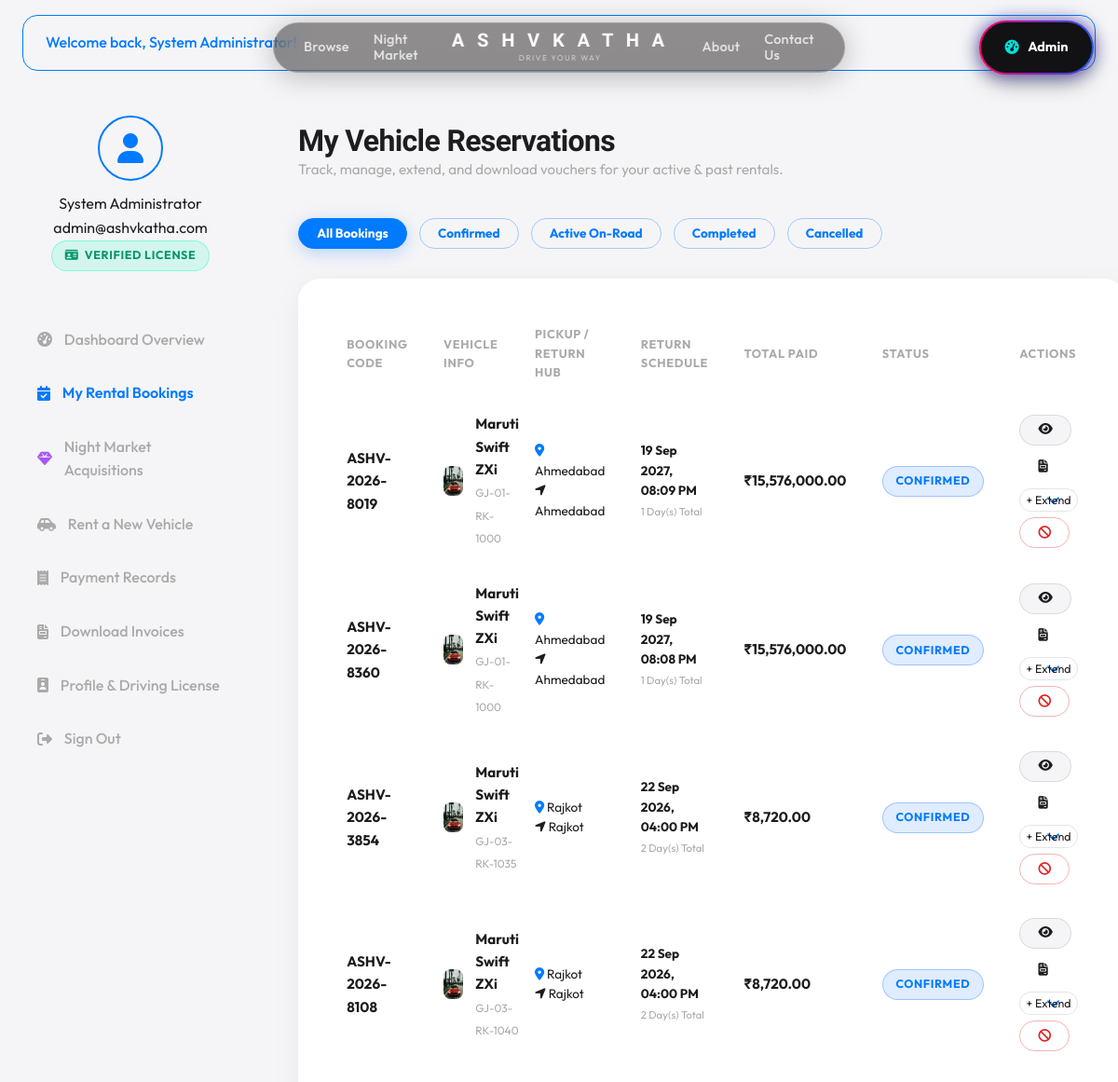
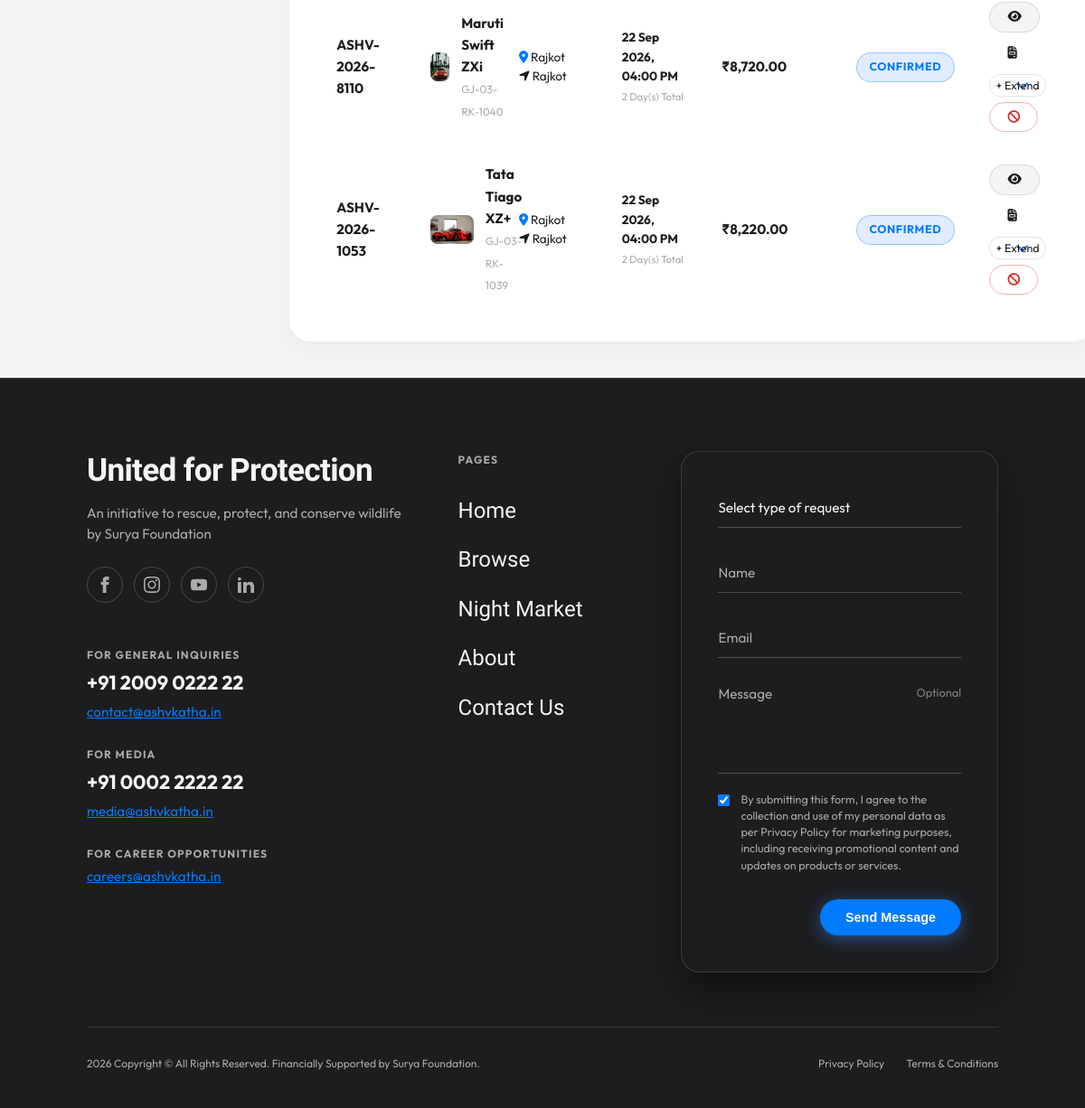
The app's page /customer/bookings.php (signed in) with its own data (2 pictures, top to bottom).
### tables this page shows
CREATE TABLE `bookings` (
  `id` int(11) NOT NULL AUTO_INCREMENT,
  `booking_code` varchar(20) NOT NULL,
  `user_id` int(11) NOT NULL,
  `vehicle_id` int(11) NOT NULL,
  `pickup_location_id` int(11) NOT NULL,
  `dropoff_location_id` int(11) NOT NULL,
  `delivery_method` varchar(100) DEFAULT 'Hub Self-Pickup',
  `delivery_address` varchar(255) DEFAULT NULL,
  `pickup_datetime` datetime NOT NULL,
  `return_datetime` datetime NOT NULL,
  `total_days` int(11) NOT NULL,
  `base_amount` decimal(10,2) NOT NULL,
  `extra_charges` decimal(10,2) NOT NULL DEFAULT 0.00,
  `discount_amount` decimal(10,2) NOT NULL DEFAULT 0.00,
  `tax_amount` decimal(10,2) NOT NULL DEFAULT 0.00,
  `deposit_amount` decimal(10,2) NOT NULL DEFAULT 0.00,
  `total_amount` decimal(10,2) NOT NULL,
  `status` enum('pending','confirmed','active','completed','cancelled') NOT NULL DEFAULT 'confirmed',
  `created_at` timestamp NOT NULL DEFAULT current_timestamp(),
  PRIMARY KEY (`id`),
  UNIQUE KEY `booking_code` (`booking_code`),
  KEY `user_id` (`user_id`),
  KEY `vehicle_id` (`vehicle_id`),
  KEY `pickup_location_id` (`pickup_location_id`),
  KEY `dropoff_location_id` (`dropoff_location_id`),
  CONSTRAINT `bookings_ibfk_1` FOREIGN KEY (`user_id`) REFERENCES `users` (`id`) ON DELETE CASCADE,
  CONSTRAINT `bookings_ibfk_2` FOREIGN KEY (`vehicle_id`) REFERENCES `vehicles` (`id`) ON DELETE CASCADE,
  CONSTRAINT `bookings_ibfk_3` FOREIGN KEY (`pickup_location_id`) REFERENCES `locations` (`id`) ON DELETE CASCADE,
  CONSTRAINT `bookings_ibfk_4` FOREIGN KEY (`dropoff_location_id`) REFERENCES `locations` (`id`) ON DELETE CASCADE
);

CREATE TABLE `vehicles` (
  `id` int(11) NOT NULL AUTO_INCREMENT,
  `category_id` int(11) NOT NULL,
  `location_id` int(11) NOT NULL,
  `brand` varchar(50) NOT NULL,
  `model` varchar(50) NOT NULL,
  `year` int(11) NOT NULL,
  `reg_number` varchar(30) NOT NULL,
  `fuel_type` enum('Petrol','Diesel','Electric','Hybrid') NOT NULL,
  `transmission` enum('Automatic','Manual') NOT NULL,
  `seating_capacity` int(11) NOT NULL,
  `daily_rate` decimal(10,2) NOT NULL,
  `hourly_rate` decimal(10,2) NOT NULL,
  `deposit_amount` decimal(10,2) NOT NULL,
  `status` enum('available','reserved','rented','returned','maintenance') NOT NULL DEFAULT 'available',
  `insurance_expiry` date DEFAULT '2026-12-31',
  `puc_expiry` date DEFAULT '2026-12-31',
  `image_url` varchar(255) NOT NULL,
  `mileage` varchar(50) NOT NULL,
  `description` text NOT NULL,
  `features` text NOT NULL,
  PRIMARY KEY (`id`),
  UNIQUE KEY `reg_number` (`reg_number`),
  KEY `category_id` (`category_id`),
  KEY `location_id` (`location_id`),
  CONSTRAINT `vehicles_ibfk_1` FOREIGN KEY (`category_id`) REFERENCES `vehicle_categories` (`id`) ON DELETE CASCADE,
  CONSTRAINT `vehicles_ibfk_2` FOREIGN KEY (`location_id`) REFERENCES `locations` (`id`) ON DELETE CASCADE
);

CREATE TABLE `locations` (
  `id` int(11) NOT NULL AUTO_INCREMENT,
  `city_name` varchar(50) NOT NULL,
  `location_address` varchar(255) NOT NULL,
  `contact_phone` varchar(20) NOT NULL,
  `status` enum('active','inactive') NOT NULL DEFAULT 'active',
  PRIMARY KEY (`id`)
);

### customer/bookings.php (the view, shortened to what this page needs)
<?php
require_once __DIR__ . '/../includes/functions.php';
$user = get_logged_user();
$db = get_db_connection();
$status_filter = isset($_GET['status']) ? sanitize($_GET['status']) : '';
$sql = "
    SELECT b.*, v.brand, v.model, v.image_url, v.reg_number, l1.city_name as pickup_city, l2.city_name as dropoff_city
    FROM bookings b
    JOIN vehicles v ON b.vehicle_id = v.id
    JOIN locations l1 ON b.pickup_location_id = l1.id
    JOIN locations l2 ON b.dropoff_location_id = l2.id
    WHERE b.user_id = ?
";
$params = [$user['id']];
$sql .= " ORDER BY b.created_at DESC";
$stmt = $db->prepare($sql);
$stmt->execute($params);
$bookings = $stmt->fetchAll();
include __DIR__ . '/../includes/header.php';
include __DIR__ . '/../includes/navbar.php';
?>
<div class="dashboard-layout">
  <?php include __DIR__ . '/../includes/customer-sidebar.php'; ?>
  <main class="dashboard-content">
    <div class="dashboard-header">
      <div>
        <h1 class="dashboard-title">My Vehicle Reservations</h1>
        <p class="dashboard-subtitle">Track, manage, extend, and download vouchers for your active & past rentals.</p>
      </div>
    </div>
    <div style="margin-bottom: 2rem; display: flex; gap: 0.8rem; flex-wrap: wrap;">
      <a href="<?php echo url('/customer/bookings.php'); ?>" class="btn <?php echo empty($status_filter) ? 'btn-primary' : 'btn-outline'; ?> btn-sm">All Bookings</a>
      <a href="<?php echo url('/customer/bookings.php?status=confirmed'); ?>" class="btn <?php echo ($status_filter == 'confirmed') ? 'btn-primary' : 'btn-outline'; ?> btn-sm">Confirmed</a>
      <a href="<?php echo url('/customer/bookings.php?status=active'); ?>" class="btn <?php echo ($status_filter == 'active') ? 'btn-primary' : 'btn-outline'; ?> btn-sm">Active On-Road</a>
      <a href="<?php echo url('/customer/bookings.php?status=completed'); ?>" class="btn <?php echo ($status_filter == 'completed') ? 'btn-primary' : 'btn-outline'; ?> btn-sm">Completed</a>
      <a href="<?php echo url('/customer/bookings.php?status=cancelled'); ?>" class="btn <?php echo ($status_filter == 'cancelled') ? 'btn-primary' : 'btn-outline'; ?> btn-sm">Cancelled</a>
    </div>
    <div class="card">
      <?php if (empty($bookings)): ?>
        <div class="text-center" style="padding: 3rem 0;">
          <i class="fa-solid fa-calendar-xmark" style="font-size: 3rem; color: var(--text-muted); margin-bottom: 1rem;"></i>
          <h3>No Bookings Found</h3>
          <p style="color: var(--text-muted); margin-bottom: 1.5rem;">You currently have no reservations matching this filter.</p>
          <a href="<?php echo url('/vehicles.php'); ?>" class="btn btn-primary"><i class="fa-solid fa-car"></i> Reserve a Vehicle</a>
        </div>
      <?php else: ?>
        <div class="table-responsive">
          <table class="data-table">
            <thead>
              <tr>
                <th>Booking Code</th>
                <th>Vehicle Info</th>
                <th>Pickup / Return Hub</th>
                <th>Return Schedule</th>
                <th>Total Paid</th>
                <th>Status</th>
                <th>Actions</th>
              </tr>
            </thead>
            <tbody>
              <?php foreach ($bookings as $b): ?>
                <tr>
                  <td><strong><?php echo htmlspecialchars($b['booking_code']); ?></strong></td>
                  <td>
                    <div style="display: flex; align-items: center; gap: 0.8rem;">
                      <img src="<?php echo htmlspecialchars($b['image_url']); ?>" alt="Car" style="width: 50px; height: 32px; object-fit: cover; border-radius: var(--radius-sm);">
                      <div>
                        <div style="font-weight: 700;"><?php echo htmlspecialchars($b['brand'] . ' ' . $b['model']); ?></div>
                        <span style="font-size: 0.75rem; color: var(--text-muted);"><?php echo htmlspecialchars($b['reg_number']); ?></span>
                      </div>
                    </div>
                  </td>
                  <td>
                    <div style="font-size: 0.85rem;">
                      <i class="fa-solid fa-location-dot" style="color: var(--primary);"></i> <?php echo htmlspecialchars($b['pickup_city']); ?><br>
                      <i class="fa-solid fa-location-arrow" style="color: var(--info);"></i> <?php echo htmlspecialchars($b['dropoff_city']); ?>
                    </div>
                  </td>
                  <td>
                    <div style="font-size: 0.85rem;">
                      <strong><?php echo date('d M Y, h:i A', strtotime($b['return_datetime'])); ?></strong><br>
                      <small style="color: var(--text-muted);"><?php echo $b['total_days']; ?> Day(s) Total</small>
                    </div>
                  </td>
                  <td><strong><?php echo format_currency($b['total_amount']); ?></strong></td>
                  <td><?php echo get_status_badge($b['status']); ?></td>
                  <td>
                    <div style="display: flex; gap: 0.4rem; flex-wrap: wrap;">
                      <a href="<?php echo url('/customer/booking-details.php?id=' . $b['id']); ?>" class="btn btn-secondary btn-sm" title="View Voucher"><i class="fa-solid fa-eye"></i></a>
                      <a href="<?php echo url('/customer/invoices.php?id=' . $b['id']); ?>" class="btn btn-outline-sm btn-sm" title="Invoice"><i class="fa-solid fa-file-invoice"></i></a>
                      <?php if (in_array($b['status'], ['confirmed', 'active'])): ?>
                        <form action="<?php echo url('/customer/bookings.php'); ?>" method="POST" style="display: inline;">
                          <select name="extra_days" onchange="if(confirm('Extend rental by ' + this.value + ' day(s)?')) this.form.submit();" class="form-control" style="padding: 0.25rem 0.4rem; font-size: 0.78rem; width: auto; display: inline-block;">
                            <option value="">+ Extend</option>
                          </select>
                        </form>
                        <form action="<?php echo url('/customer/bookings.php'); ?>" method="POST" onsubmit="return confirm('Are you sure you want to cancel this booking?');" style="display: inline;">
                          <button type="submit" class="btn btn-danger-outline btn-sm" title="Cancel Booking"><i class="fa-solid fa-ban"></i></button>
                        </form>
                      <?php endif; ?>
                    </div>
                  </td>
                </tr>
              <?php endforeach; ?>
            </tbody>
          </table>
        </div>
      <?php endif; ?>
    </div>
  </main>
</div>
<?php include __DIR__ . '/../includes/footer.php'; ?>

### includes/functions.php (shortened to what this page needs)
<?php
function url($path = '') {
    $path = '/' . ltrim($path, '/');
    return BASE_URL . $path;
}
function format_currency($amount) {
    return '₹' . number_format((float)$amount, 2, '.', ',');
}
function get_status_badge($status) {
    $status = strtolower(trim($status));
    $badge_class = 'badge-secondary';
    $label = ucfirst($status);
    switch ($status) {
        case 'rented':
        case 'reserved':
        case 'confirmed':
        case 'in_progress':
            $badge_class = 'badge-info';
            break;
    }
    return "<span class=\"badge {$badge_class}\">" . htmlspecialchars($label) . "</span>";
}
function display_flash_messages() {
    $types = ['success', 'error', 'info', 'warning'];
    $html = '';
    foreach ($types as $type) {
        $key = 'flash_' . $type;
        if (isset($_SESSION[$key]) && !empty($_SESSION[$key])) {
            $msg = htmlspecialchars($_SESSION[$key]);
            $html .= "<div class=\"alert alert-{$type}\">{$msg}</div>";
        }
    }
    return $html;
}

### assets/css/global.css (style rules this page uses)
:root { --primary: #007aff; --primary-glow: #3B82F680; --bg-light: #f5f5f7; --bg-dark: #1d1d1f; --bg-surface: #ffffff; --bg-card: rgba(255, 255, 255, 0.95); --bg-card-hover: #ffffff; --text-dark: #1d1d1f; --text-gray: #6e6e73; --text-muted: #aaaaaa; --text-light: #f5f5f7; --border-color: #aaaaaa; --border-light: rgba(170, 170, 170, 0.35); --border-glow: #3B82F680; --chocolate-brown: #1d1d1f; --coffeebrown: #1d1d1f; --forestgreen: #1d1d1f; --accent-green: #007aff; --border-green: rgba(0, 122, 255, 0.25); --lightyellow: #f5f5f7; --pure-black: #1d1d1f; --pure-white: #ffffff; --bg-whitesmoke: #f5f5f7; --bg-silver: #e5e5ea; --scrollbar-track: #000000; --scrollbar-thumb: #000000; --font-title: "Schibsted Grotesk", -apple-system, BlinkMacSystemFont, sans-serif; --font-body: "Outfit", -apple-system, BlinkMacSystemFont, sans-serif; --font-main: "Outfit", -apple-system, BlinkMacSystemFont, sans-serif; --radius-sm: 8px; --radius-md: 16px; --radius-lg: 24px; --radius-full: 9999px; --shadow-sm: 0 4px 16px rgba(0, 0, 0, 0.04); --shadow-lg: 0 16px 40px rgba(0, 0, 0, 0.08); --transition: none; }
*, *::before, *::after { box-sizing: border-box; margin: 0; padding: 0; }
html { font-size: 16px; scroll-behavior: auto !important; scrollbar-color: #000000 #000000 !important; scrollbar-width: thin !important; overflow-y: scroll !important; margin: 0 !important; padding: 0 !important; width: 100% !important; max-width: 100vw !important; }
body { margin: 0 !important; padding: 0 !important; width: 100% !important; max-width: 100vw !important; font-family: var(--font-body); background-color: var(--bg-light); color: var(--text-dark); line-height: 1.6; overflow-x: hidden; min-height: 100vh; display: flex; flex-direction: column; -webkit-font-smoothing: antialiased; }
a { color: inherit; text-decoration: none; transition: none; }
img { max-width: 100%; height: auto; display: block; }
h1, h2, h3, h4, h5, h6 { font-family: var(--font-title); font-weight: 800; line-height: 1.2; color: var(--text-dark); letter-spacing: -0.02em; }
.card, .glass-card { background: var(--bg-card); backdrop-filter: blur(12px); -webkit-backdrop-filter: blur(12px); border: 1px solid rgba(255, 255, 255, 0.6); border-radius: var(--radius-lg); padding: 2rem; box-shadow: 0 8px 32px rgba(0, 0, 0, 0.05); }
.btn { display: inline-flex; align-items: center; justify-content: center; gap: 0.5rem; padding: 0.85rem 1.8rem; font-family: var(--font-body); font-size: 0.95rem; font-weight: 700; line-height: 1; border-radius: var(--radius-full); border: 1px solid transparent; cursor: pointer; white-space: nowrap; text-decoration: none !important; outline: none !important; box-sizing: border-box; vertical-align: middle; transform: none !important; transition: background-color 0.15s ease, border-color 0.15s ease, box-shadow 0.15s ease, color 0.15s ease; }
.btn-primary { background-color: var(--primary); border-color: var(--primary); color: #ffffff; box-shadow: 0 4px 18px rgba(0, 102, 255, 0.25); }
.btn-secondary { background-color: var(--bg-whitesmoke); color: var(--text-dark); border: 1px solid rgba(170, 170, 170, 0.35); }
.btn-outline { background: transparent; color: var(--primary); border-color: rgba(0, 122, 255, 0.35); }
.btn-danger-outline { background: transparent; color: #dc2626; border: 1px solid rgba(220, 38, 38, 0.35); }
.btn-sm { padding: 0.55rem 1.2rem; font-size: 0.85rem; }
.badge { display: inline-flex; align-items: center; gap: 0.4rem; padding: 0.35rem 0.85rem; font-size: 0.78rem; font-weight: 700; border-radius: var(--radius-full); text-transform: uppercase; letter-spacing: 0.05em; }
.badge-info { background-color: rgba(0, 102, 255, 0.12); color: var(--primary); border: 1px solid rgba(0, 102, 255, 0.3); }
.alert { padding: 1rem 1.5rem; border-radius: var(--radius-md); margin: 1rem 1.5rem; font-weight: 500; display: flex; align-items: center; justify-content: space-between; }
.alert-success { background-color: var(--success-bg); color: var(--accent-green); border: 1px solid var(--accent-green); }

### records on screen
bookings: booking_code "ASHV-2026-8019", vehicle.image_url (picture), vehicle.model "Maruti Swift ZXi", vehicle.reg_number "GJ-01-RK-1000", pickup_location.city_name "Ahmedabad", return_datetime "19 Sep 2027, 08:09 PM", total_days "1", total_amount "₹15,576,000.00", status "CONFIRMED"
bookings: booking_code "ASHV-2026-8360", vehicle.image_url (picture), vehicle.model "Maruti Swift ZXi", vehicle.reg_number "GJ-01-RK-1000", pickup_location.city_name "Ahmedabad", return_datetime "19 Sep 2027, 08:08 PM", total_days "1", total_amount "₹15,576,000.00", status "CONFIRMED"
bookings: booking_code "ASHV-2026-3854", vehicle.image_url (picture), vehicle.model "Maruti Swift ZXi", vehicle.reg_number "GJ-03-RK-1035", pickup_location.city_name "Rajkot", return_datetime "22 Sep 2026, 04:00 PM", total_days "2", total_amount "₹8,720.00", status "CONFIRMED"
bookings: booking_code "ASHV-2026-8108", vehicle.image_url (picture), vehicle.model "Maruti Swift ZXi", vehicle.reg_number "GJ-03-RK-1040", pickup_location.city_name "Rajkot", return_datetime "22 Sep 2026, 04:00 PM", total_days "2", total_amount "₹8,720.00", status "CONFIRMED"
bookings: booking_code "ASHV-2026-8110", vehicle.image_url (picture), vehicle.model "Maruti Swift ZXi", vehicle.reg_number "GJ-03-RK-1040", pickup_location.city_name "Rajkot", return_datetime "22 Sep 2026, 04:00 PM", total_days "2", total_amount "₹8,720.00", status "CONFIRMED"
bookings: booking_code "ASHV-2026-1053", vehicle.image_url (picture), vehicle.model "Tata Tiago XZ+", vehicle.reg_number "GJ-03-RK-1039", pickup_location.city_name "Rajkot", return_datetime "22 Sep 2026, 04:00 PM", total_days "2", total_amount "₹8,220.00", status "CONFIRMED"

### other values on screen
$msg "Welcome back, System Administrator!"
$user['full_name'] "System Administrator"
$user['email'] "admin@ashvkatha.com"
